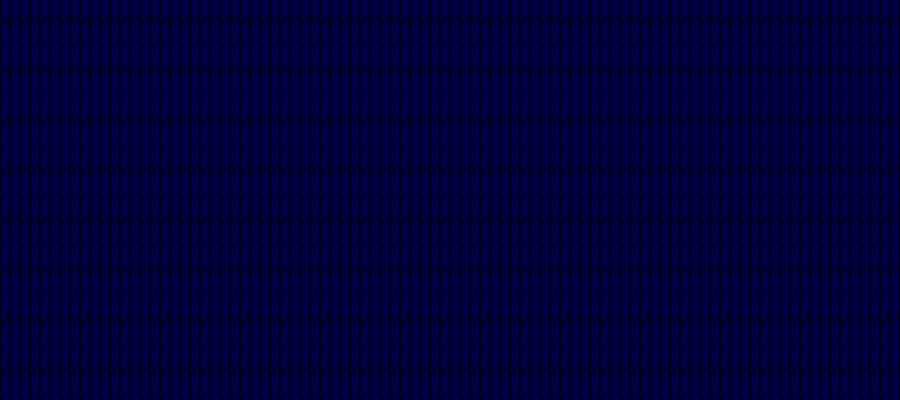
Frame 1 (no input)
Frame 60 (no input): identical to frame 1, image omitted
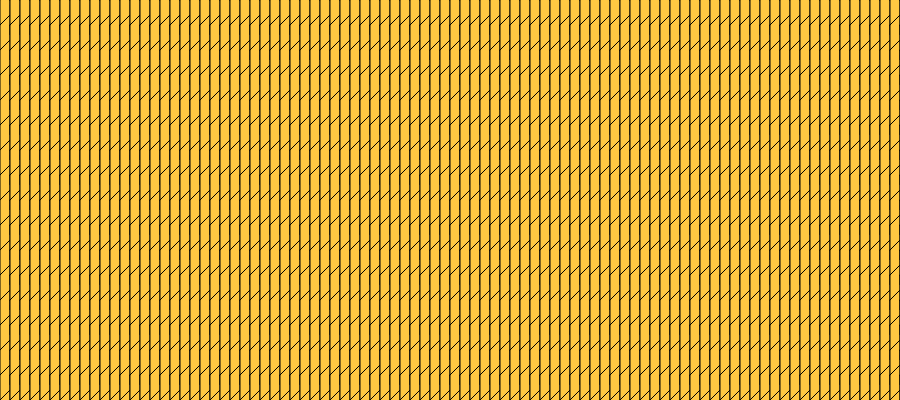
Frame 120 (the mouse pressed at the canvas centre since frame 60)

The p5.js sketch that drew these frames (run headless with seeded random() and noise() and a simulated clock; from frame 60 on, the mouse is pressed at the canvas centre):

// p5.js sketch
// ── sketch.js
var colorList = ['#ff87df', '#c587ff', '#8793ff', '#87d7ff', '#fff8bf'];
var barWidth = 20;
var lastBar = -1;


function setup() {
  createCanvas(900, 400)

}

function draw() {

  for (var x = 10; x < 950; x += 10) {
    for (var y = 25; y < 450; y += 25) {
    
      var whichBar = mouseX / barWidth;
  if (whichBar != lastBar) {
    var barX = whichBar * barWidth;
    fill(barX, mouseY, 66);
    lastBar = whichBar;
    

    }

      beginShape()
      vertex(x - 10, y - 25);
      vertex(x, y - 35);
      vertex(x, y);
      vertex(x - 10, y + 10);
      endShape(CLOSE);
    }
  }

}
